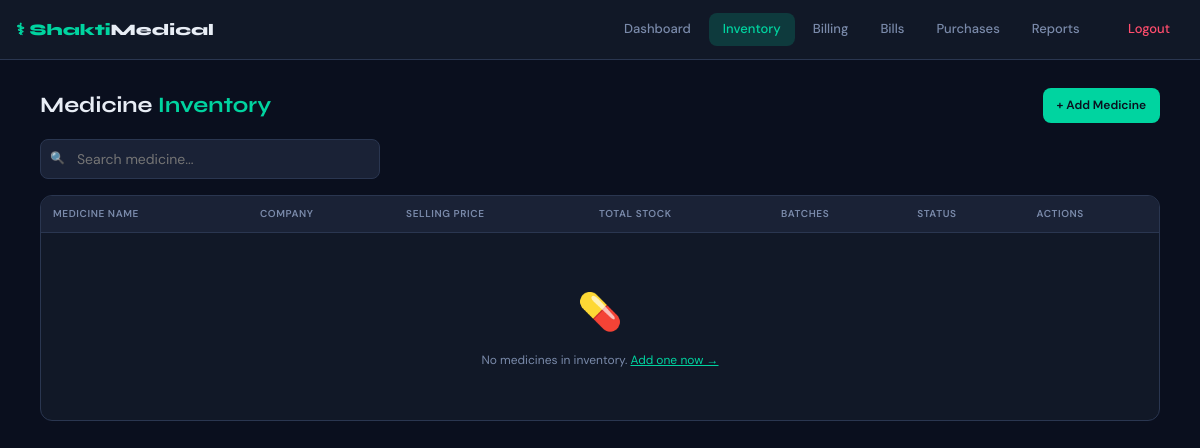
/medicines (signed in), run on an earlier commit of the app's database.
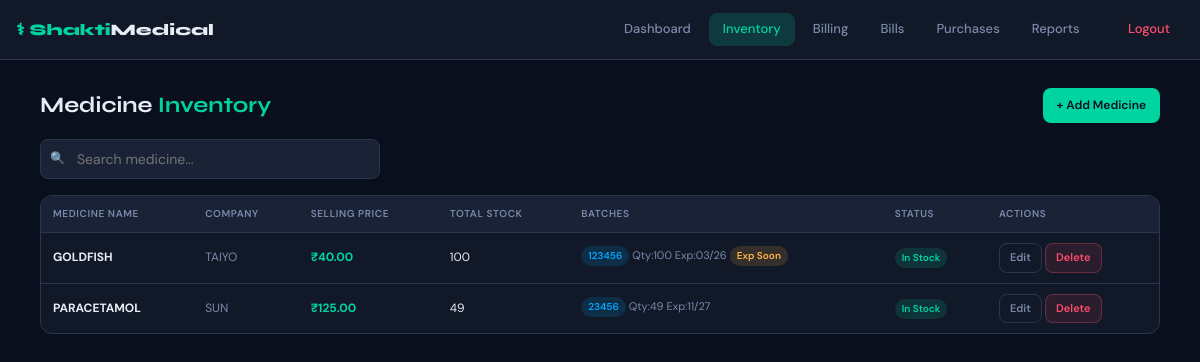
And on a later commit of the database.
### app/models.py (models this page shows, shortened)
class Medicine(db.Model):
    id = db.Column(db.Integer, primary_key=True)
    name = db.Column(db.String(200), nullable=False, unique=True)
    company = db.Column(db.String(200))
    price = db.Column(db.Float, nullable=False)           # default selling price
    total_quantity = db.Column(db.Integer, default=0)     # sum of all batch quantities
    batches = db.relationship("MedicineBatch", backref="medicine", lazy=True,
                              cascade="all, delete-orphan")

class MedicineBatch(db.Model):
    id = db.Column(db.Integer, primary_key=True)
    medicine_id = db.Column(db.Integer, db.ForeignKey('medicine.id'), nullable=False)
    batch_number = db.Column(db.String(100), nullable=False)
    expiry_date = db.Column(db.Date, nullable=False)
    quantity = db.Column(db.Integer, default=0)
    purchase_price = db.Column(db.Float, default=0)       # cost price of this batch
    supplier = db.Column(db.String(200))
    created_at = db.Column(db.DateTime, default=datetime.utcnow)

### app/routes.py (the view)
@main.route("/medicines")
@login_required
def medicines():
    meds = Medicine.query.order_by(Medicine.name).all()
    today = date.today()
    return render_template("medicines.html", medicines=meds, today=today)

### app/__init__.py (called while the page is built)
def create_app():
    app = Flask(__name__)
    app.config.from_object(Config)
    db.init_app(app)
    login_manager.init_app(app)
    login_manager.login_view = "main.login"
    from app.models import User
    @login_manager.user_loader
    def load_user(user_id):
        return User.query.get(int(user_id))
    from app.routes import main
    app.register_blueprint(main)
    with app.app_context():
        db.create_all()
    return app

### app/templates/medicines.html (shortened to what this page needs)
{% extends "layout.html" %}
{% block content %}
<div class="page-header">
  <h1 class="page-title">Medicine <span>Inventory</span></h1>
  <a href="{{ url_for('main.add_medicine') }}" class="btn btn-primary">+ Add Medicine</a>
</div>
<div class="search-bar" style="margin-bottom:16px;">
  <input type="text" id="searchInput" placeholder="Search medicine..." onkeyup="filterTable()">
</div>
<div class="table-wrap">
  <table id="medTable">
    <thead>
      <tr>
        <th>Medicine Name</th>
        <th>Company</th>
        <th>Selling Price</th>
        <th>Total Stock</th>
        <th>Batches</th>
        <th>Status</th>
        <th>Actions</th>
      </tr>
    </thead>
    <tbody>
      {% for med in medicines %}
      <tr>
        <td class="fw-bold">{{ med.name }}</td>
        <td class="text-muted">{{ med.company or '—' }}</td>
        <td class="text-accent fw-bold">₹{{ "%.2f"|format(med.price) }}</td>
        <td>{{ med.total_quantity }}</td>
        <td>
          {% for batch in med.batches %}
            {% if batch.quantity > 0 %}
            <div style="font-size:11px; margin-bottom:3px;">
              <span class="badge blue">{{ batch.batch_number }}</span>
              <span class="text-muted"> Qty:{{ batch.quantity }}</span>
              <span class="text-muted"> Exp:{{ batch.expiry_date.strftime('%m/%y') }}</span>
              {% set days = (batch.expiry_date - today).days %}
              {% if days < 0 %}
                <span class="badge red">Expired</span>
              {% elif days <= 30 %}
                <span class="badge yellow">Exp Soon</span>
              {% endif %}
            </div>
            {% endif %}
          {% endfor %}
        </td>
        <td>
          {% if med.total_quantity == 0 %}
            <span class="badge red">Out of Stock</span>
          {% elif med.total_quantity < 10 %}
            <span class="badge yellow">Low Stock</span>
          {% else %}
            <span class="badge green">In Stock</span>
          {% endif %}
        </td>
        <td>
          <a href="{{ url_for('main.edit_medicine', id=med.id) }}" class="btn btn-outline btn-sm">Edit</a>
          <a href="{{ url_for('main.delete_medicine', id=med.id) }}"
             onclick="return confirm('Delete {{ med.name }}? This will also remove all its batches.')"
             class="btn btn-danger btn-sm">Delete</a>
        </td>
      </tr>
      {% else %}
      <tr>
        <td colspan="7">
          <div class="empty-state">
            <div class="icon">💊</div>
            <p>No medicines in inventory. <a href="{{ url_for('main.add_medicine') }}" class="text-accent">Add one now →</a></p>
          </div>
        </td>
      </tr>
      {% endfor %}
    </tbody>
  </table>
</div>
{% endblock %}

### app/templates/layout.html (shortened to what this page needs)
<!DOCTYPE html>
<html lang="en">
<head>
  <link rel="stylesheet" href="{{ url_for('static', filename='css/style.css') }}">
</head>
<body class="dark">
{% block navbar %}
<nav>
  <a href="{{ url_for('main.dashboard') }}" class="nav-brand">⚕ Shakti<span>Medical</span></a>
  <div class="nav-links">
    <a href="{{ url_for('main.dashboard') }}"  {% if request.endpoint == 'main.dashboard'  %}class="active"{% endif %}>Dashboard</a>
    <a href="{{ url_for('main.medicines') }}"  {% if request.endpoint in ['main.medicines','main.add_medicine'] %}class="active"{% endif %}>Inventory</a>
    <a href="{{ url_for('main.billing') }}"    {% if request.endpoint == 'main.billing'    %}class="active"{% endif %}>Billing</a>
    <a href="{{ url_for('main.all_bills') }}"  {% if request.endpoint in ['main.all_bills','main.view_bill'] %}class="active"{% endif %}>Bills</a>
    <a href="{{ url_for('main.purchases') }}"  {% if request.endpoint == 'main.purchases'  %}class="active"{% endif %}>Purchases</a>
    <a href="{{ url_for('main.reports') }}"    {% if request.endpoint == 'main.reports'    %}class="active"{% endif %}>Reports</a>
    <a href="{{ url_for('main.logout') }}" class="nav-logout">Logout</a>
  </div>
</nav>
{% endblock %}
<div class="content">
  {% block content %}{% endblock %}
</div>
</body>
</html>

### app/static/css/style.css (style rules this page uses)
:root { --bg: #0a0f1e; --surface: #111827; --surface2: #1a2236; --surface3: #222d42; --border: #2a3650; --accent: #00d4a0; --accent2: #00a8ff; --accent-glow: rgba(0, 212, 160, 0.18); --text: #e8edf5; --text-muted: #7a8aaa; --danger: #ff4d6d; --warning: #ffb347; --success: #00d4a0; --info: #00a8ff; --radius: 12px; --radius-sm: 8px; --shadow: 0 4px 24px rgba(0,0,0,0.4); --nav-height: 60px; --bottom-nav: 65px; }
*, *::before, *::after { box-sizing: border-box; margin: 0; padding: 0; }
html { scroll-behavior: smooth; }
body { font-family: 'DM Sans', sans-serif; background: var(--bg); color: var(--text); min-height: 100vh; font-size: 14px; line-height: 1.6; padding-bottom: var(--bottom-nav); }
nav { background: var(--surface); border-bottom: 1px solid var(--border); padding: 0 16px; display: flex; align-items: center; height: var(--nav-height); position: sticky; top: 0; z-index: 100; }
.nav-brand { font-family: 'Syne', sans-serif; font-weight: 800; font-size: 16px; color: var(--accent); text-decoration: none; flex: 1; }
.nav-brand span { color: var(--text); }
.nav-links { display: none; }
.content { padding: 16px; max-width: 1400px; margin: 0 auto; }
.page-header { display: flex; align-items: center; justify-content: space-between; margin-bottom: 16px; flex-wrap: wrap; gap: 10px; }
.page-title { font-family: 'Syne', sans-serif; font-weight: 700; font-size: 18px; color: var(--text); }
.page-title span { color: var(--accent); }
.table-wrap { background: var(--surface); border: 1px solid var(--border); border-radius: var(--radius); overflow: hidden; overflow-x: auto; -webkit-overflow-scrolling: touch; }
table { width: 100%; border-collapse: collapse; min-width: 500px; }
thead th { background: var(--surface2); padding: 10px 12px; text-align: left; font-size: 10px; text-transform: uppercase; letter-spacing: 0.6px; color: var(--text-muted); font-weight: 600; white-space: nowrap; }
tbody td { padding: 10px 12px; border-top: 1px solid var(--border); font-size: 12px; color: var(--text); }
.badge { display: inline-flex; align-items: center; padding: 2px 7px; border-radius: 20px; font-size: 10px; font-weight: 600; }
.badge.green { background: rgba(0,212,160,.15); color: var(--success); }
.badge.yellow { background: rgba(255,179,71,.15); color: var(--warning); }
.badge.blue { background: rgba(0,168,255,.15); color: var(--info); }
.btn { display: inline-flex; align-items: center; gap: 5px; padding: 8px 14px; border-radius: var(--radius-sm); font-size: 12px; font-weight: 600; font-family: 'DM Sans', sans-serif; cursor: pointer; text-decoration: none; border: none; transition: all 0.2s; white-space: nowrap; }
.btn-primary { background: var(--accent); color: #0a0f1e; }
.btn-outline { background: transparent; border: 1px solid var(--border); color: var(--text-muted); }
.btn-danger { background: rgba(255,77,109,.1); border: 1px solid rgba(255,77,109,.3); color: var(--danger); }
.btn-sm { padding: 5px 10px; font-size: 11px; }
.search-bar { position: relative; width: 100%; margin-bottom: 12px; }
.search-bar input { width: 100%; padding: 10px 14px 10px 36px; border-radius: var(--radius-sm); border: 1px solid var(--border); background: var(--surface2); color: var(--text); font-size: 14px; font-family: 'DM Sans', sans-serif; }
.search-bar::before { content: '🔍'; position: absolute; left: 10px; top: 50%; transform: translateY(-50%); font-size: 12px; pointer-events: none; }
.text-accent { color: var(--accent); }
.text-muted { color: var(--text-muted); }
.fw-bold { font-weight: 700; }
@media (min-width: 768px) { body { padding-bottom: 0; } }
@media (min-width: 768px) { .nav-links { display: flex; align-items: center; gap: 4px; flex: 1; margin-left: 20px; } }
@media (min-width: 768px) { .nav-links a { color: var(--text-muted); text-decoration: none; padding: 6px 14px; border-radius: var(--radius-sm); font-size: 13px; font-weight: 500; transition: all 0.2s; white-space: nowrap; } }
@media (min-width: 768px) { .nav-links a:hover, .nav-links a.active { background: var(--accent-glow); color: var(--accent); } }
@media (min-width: 768px) { .nav-logout { margin-left: auto; color: var(--danger) !important; } }
@media (min-width: 768px) { .content { padding: 28px 40px; } }
@media (min-width: 768px) { .search-bar { max-width: 340px; } }
@media (min-width: 768px) { .page-title { font-size: 22px; } }
@media (min-width: 768px) { table { min-width: unset; } }

What changed in the data, as far as the page shows it:
added Medicine: name "GOLDFISH", company "TAIYO", price "40.00", total_quantity "100", shows "In Stock"
added MedicineBatch: batch_number "123456", quantity "100", expiry_date "03/26", shows "Exp Soon", shown under "GOLDFISH"
added Medicine: name "PARACETAMOL", company "SUN", price "125.00", total_quantity "49", shows "In Stock"
added MedicineBatch: batch_number "23456", quantity "49", expiry_date "11/27", shown under "PARACETAMOL"
Also different on the page:
text no longer shown: "💊 No medicines in inventory. Add one now →"
